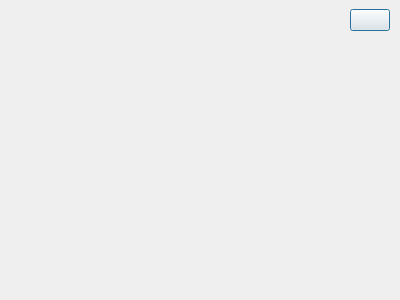
<?xml version="1.0" encoding="UTF-8"?>
<ui version="4.0">
 <class>BaseDialog</class>
 <widget class="QDialog" name="BaseDialog">
  <property name="geometry">
   <rect>
    <x>0</x>
    <y>0</y>
    <width>400</width>
    <height>300</height>
   </rect>
  </property>
  <property name="windowTitle">
   <string>Dialog</string>
  </property>
  <layout class="QVBoxLayout" name="verticalLayout">
   <property name="spacing"><number>0</number></property>
   <property name="leftMargin"><number>0</number></property>
   <property name="topMargin"><number>0</number></property>
   <property name="rightMargin"><number>0</number></property>
   <property name="bottomMargin"><number>0</number></property>
   <item>
    <widget class="QFrame" name="frameTitle">
     <property name="maximumSize">
      <size>
       <width>16777215</width>
       <height>40</height>
      </size>
     </property>
     <property name="frameShape">
      <enum>QFrame::Shape::NoFrame</enum>
     </property>
     <property name="frameShadow">
      <enum>QFrame::Shadow::Raised</enum>
     </property>
     <layout class="QHBoxLayout" name="horizontalLayout">
   <property name="spacing"><number>8</number></property>
   <property name="leftMargin"><number>10</number></property>
   <property name="topMargin"><number>5</number></property>
   <property name="rightMargin"><number>10</number></property>
   <property name="bottomMargin"><number>5</number></property>
      <item>
       <widget class="QLabel" name="labelLogo">
        <property name="text">
         <string/>
        </property>
       </widget>
      </item>
      <item>
       <widget class="QLabel" name="labelTitle">
        <property name="text">
         <string/>
        </property>
       </widget>
      </item>
      <item>
       <spacer name="horizontalSpacer">
        <property name="orientation">
         <enum>Qt::Orientation::Horizontal</enum>
        </property>
        <property name="sizeHint" stdset="0">
         <size>
          <width>40</width>
          <height>20</height>
         </size>
        </property>
       </spacer>
      </item>
      <item>
       <widget class="PushButton" name="buttonClose">
        <property name="text">
         <string/>
        </property>
       </widget>
      </item>
     </layout>
    </widget>
   </item>
   <item>
    <widget class="QWidget" name="widgetBody" native="true"/>
   </item>
  </layout>
 </widget>
 <customwidgets>
  <customwidget>
   <class>PushButton</class>
   <extends>QPushButton</extends>
   <header>src/fend/uicom/pushbutton.h</header>
  </customwidget>
 </customwidgets>
 <resources/>
 <connections/>
</ui>
